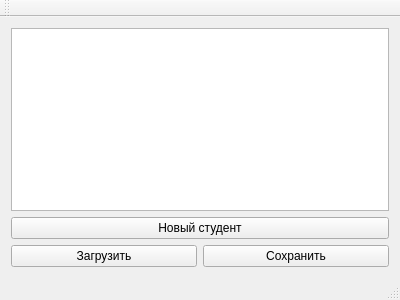
<?xml version="1.0" encoding="UTF-8"?>
<ui version="4.0">
 <class>MainWindow</class>
 <widget class="QMainWindow" name="MainWindow">
  <property name="geometry">
   <rect>
    <x>0</x>
    <y>0</y>
    <width>400</width>
    <height>300</height>
   </rect>
  </property>
  <property name="windowTitle">
   <string>MainWindow</string>
  </property>
  <widget class="QWidget" name="centralWidget">
   <layout class="QVBoxLayout" name="verticalLayout">
    <item>
     <widget class="QTableView" name="tableView"/>
    </item>
    <item>
     <widget class="QPushButton" name="newStudentButton">
      <property name="text">
       <string>Новый студент</string>
      </property>
     </widget>
    </item>
    <item>
     <layout class="QHBoxLayout" name="horizontalLayout">
      <item>
       <widget class="QPushButton" name="loadButton">
        <property name="text">
         <string>Загрузить</string>
        </property>
       </widget>
      </item>
      <item>
       <widget class="QPushButton" name="saveButton">
        <property name="text">
         <string>Сохранить</string>
        </property>
       </widget>
      </item>
     </layout>
    </item>
   </layout>
  </widget>
  <widget class="QMenuBar" name="menuBar">
   <property name="geometry">
    <rect>
     <x>0</x>
     <y>0</y>
     <width>400</width>
     <height>21</height>
    </rect>
   </property>
  </widget>
  <widget class="QToolBar" name="mainToolBar">
   <attribute name="toolBarArea">
    <enum>TopToolBarArea</enum>
   </attribute>
   <attribute name="toolBarBreak">
    <bool>false</bool>
   </attribute>
  </widget>
  <widget class="QStatusBar" name="statusBar"/>
 </widget>
 <layoutdefault spacing="6" margin="11"/>
 <resources/>
 <connections/>
</ui>
